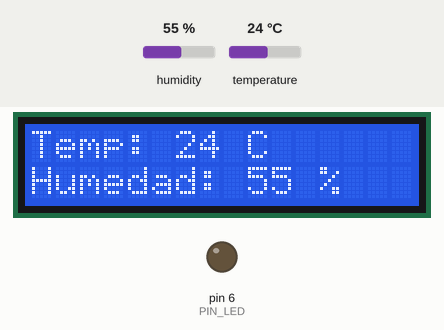
Recording of a sketch running on a simulated Arduino Uno, built with avr-gcc and run on an emulated ATmega328P. Parts: 16×2 character LCD, output pins drawn as LEDs (lit = HIGH). Wiring (inferred from the names in the program): DHT11 sensor: data pin 14. The inputs (shaded band) are chosen by the test bench; at power-on: humidity 55 %, temperature 24 °C. Pins used as bus, display or sensor lines are not drawn.

Above: at 2.7 s.
2.8 s: humidity set to 69 %
At 4.5 s:
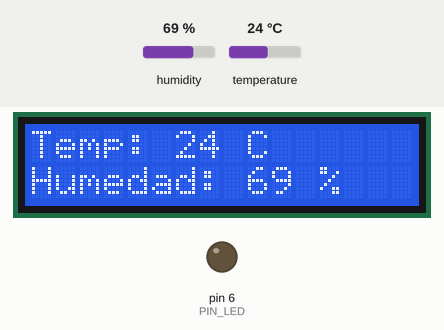
5.5 s: humidity set to 72 %
At 6.9 s:
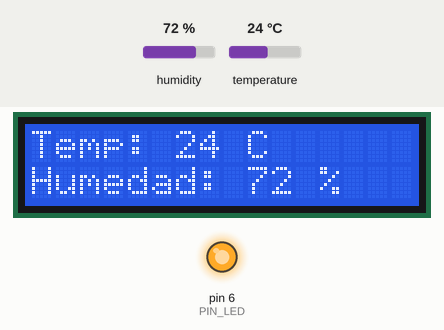
8.2 s: temperature set to 12 °C
At 10.7 s:
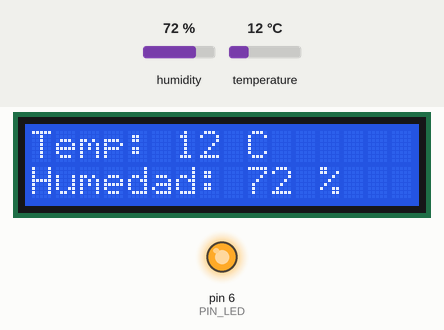
11.1 s: temperature set to 19 °C
At 13.2 s:
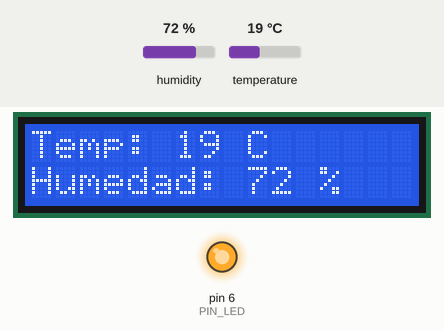
Timing chart, 0 to 14.7 s (numbered marks = the images above; inputs shaded):
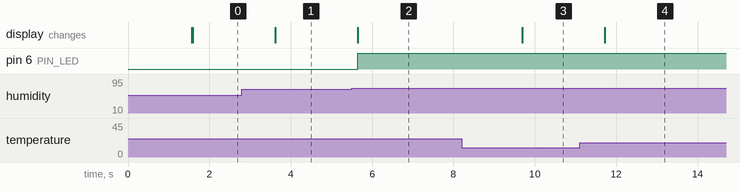

The sketch:

P22_led_humedad.ino
```cpp
/*
  P22 · Reto: un LED que enciende si la humedad pasa de 70 % (solución del instructor)    Sesión 11
  ------------------------------------------------------------------
  Qué hace: la estación de clima de P22 y, además, un LED que se enciende cuando la humedad
  pasa de 70 %.

  Conexiones: las de P22
    LCD1602   RS 12, E 11, D4 10, D5 9, D6 8, D7 7, contraste con potenciómetro, luz de fondo con 100 ohm
    DHT11     S -> pin A0 ; + -> 5 V ; - -> GND
    LED       pin 6 -> resistencia 220 ohm -> LED (pata larga +) ; pata corta -> GND
              (los pines 7 a 12 son de la pantalla: el LED va en otro)

  Ideas clave:
    - Una decisión con umbral sobre un dato del sensor (como en la Sesión 6 y P19).
    - El LED comparte el programa con la pantalla: cada cosa tiene su pin.
*/

#include <LiquidCrystal.h>

#define DHT11_PIN 0                 // pin A0 (bit 0 del puerto C)

//                RS, E, D4, D5, D6, D7
LiquidCrystal lcd(12, 11, 10, 9, 8, 7);

bool errorDHT11 = false;                    // se activa si el sensor deja de responder

byte leerByteDHT11() {
  byte resultado = 0;
  for (byte i = 0; i < 8; i++) {
    unsigned int espera = 0;
    while (!(PINC & _BV(DHT11_PIN))) {
      if (++espera > 20000) { errorDHT11 = true; return 0; }   // evita quedarse colgado
    }
    delayMicroseconds(30);
    if (PINC & _BV(DHT11_PIN)) {
      resultado |= (1 << (7 - i));
    }
    espera = 0;
    while (PINC & _BV(DHT11_PIN)) {
      if (++espera > 20000) { errorDHT11 = true; return 0; }
    }
  }
  return resultado;
}

bool leerDHT11(byte &humedad, byte &temperatura) {
  byte datos[5];
  errorDHT11 = false;

  DDRC |= _BV(DHT11_PIN);
  PORTC |= _BV(DHT11_PIN);
  PORTC &= ~_BV(DHT11_PIN);
  delay(18);
  PORTC |= _BV(DHT11_PIN);
  delayMicroseconds(40);
  DDRC &= ~_BV(DHT11_PIN);
  delayMicroseconds(40);

  if (PINC & _BV(DHT11_PIN)) {
    return false;
  }
  delayMicroseconds(80);
  if (!(PINC & _BV(DHT11_PIN))) {
    return false;
  }
  delayMicroseconds(80);

  for (byte i = 0; i < 5; i++) {
    datos[i] = leerByteDHT11();
  }

  DDRC |= _BV(DHT11_PIN);
  PORTC |= _BV(DHT11_PIN);

  if (errorDHT11) {
    return false;
  }
  byte suma = datos[0] + datos[1] + datos[2] + datos[3];
  if (datos[4] != suma) {
    return false;
  }
  humedad = datos[0];
  temperatura = datos[2];
  return true;
}

const int PIN_LED = 6;
const int HUMEDAD_ALTA = 70;           // por encima de este porcentaje, enciende el LED

void setup() {
  pinMode(PIN_LED, OUTPUT);
  lcd.begin(16, 2);
  lcd.print("Estacion clima");
  delay(1500);
  lcd.clear();
}

void loop() {
  byte humedad;
  byte temperatura;

  if (leerDHT11(humedad, temperatura)) {
    lcd.setCursor(0, 0);
    lcd.print("Temp: ");
    lcd.print(temperatura);
    lcd.print(" C     ");
    lcd.setCursor(0, 1);
    lcd.print("Humedad: ");
    lcd.print(humedad);
    lcd.print(" %   ");
    if (humedad > HUMEDAD_ALTA) {
      digitalWrite(PIN_LED, HIGH);
    } else {
      digitalWrite(PIN_LED, LOW);
    }
  } else {
    lcd.setCursor(0, 0);
    lcd.print("Error del sensor");
    lcd.setCursor(0, 1);
    lcd.print("Revisa cables   ");
    digitalWrite(PIN_LED, LOW);
  }
  delay(2000);                      // el DHT11 necesita al menos 1-2 s entre lecturas
}
```

Measured:
- the behaviour switches between 70 and 71 % on humidity (found by bisection; images 1 and 2)
- after the input at 2.8 s, the display: changes after 0.82 s (image 1)
- after the input at 5.5 s, pin 6 (PIN_LED): LOW → HIGH after 0.15 s; the display: changes after 0.15 s (image 2)
- after the input at 8.2 s, the display: changes after 1.5 s (image 3)
- after the input at 11.1 s, the display: changes after 0.62 s (image 4)
